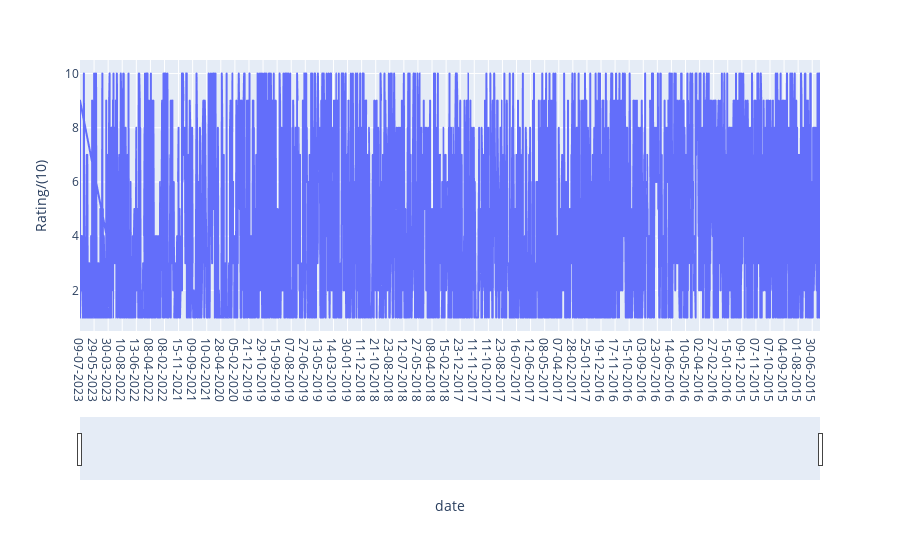

Notebook code cell kept with this figure:
### Code cell
fig = px.line(df, x='date', y="Rating/(10)")
fig.update_xaxes(rangeslider_visible=True)
fig.show()

### Figure 1 — Plotly figure (JSON) as saved in the notebook; plotly's stock layout.template omitted (floating-point values rounded to 4 significant figures; data arrays with more than 128 entries replaced by an {"elided": "..."} marker saying what was removed)
{"data": [{"hovertemplate": "date=%{x}<br>Rating/(10)=%{y}<extra></extra>", "legendgroup": "", "line": {"color": "#636efa", "dash": "solid"}, "marker": {"symbol": "circle"}, "mode": "lines", "name": "", "showlegend": false, "type": "scattergl", "x": {"elided": "2828 str values"}, "xaxis": "x", "y": {"elided": "2828 int values"}, "yaxis": "y"}], "layout": {"legend": {"tracegroupgap": 0}, "margin": {"t": 60}, "xaxis": {"anchor": "y", "domain": [0, 1], "rangeslider": {"visible": true}, "title": {"text": "date"}}, "yaxis": {"anchor": "x", "domain": [0, 1], "title": {"text": "Rating/(10)"}}}}
